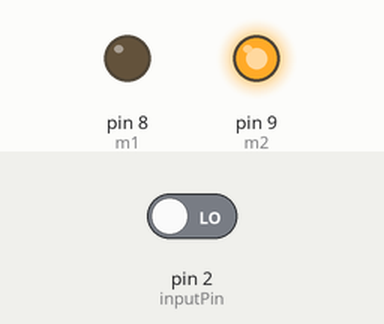
The sketch below on a simulated Arduino Uno, built with avr-gcc and run on an emulated ATmega328P. Parts: output pins drawn as LEDs (lit = HIGH). The test bench sets the inputs (shaded band); at power-on: pin 2 (inputPin) LOW.

Above: at 1.2 s.
1.3 s: pin 2 (inputPin) driven HIGH
At 2.3 s:
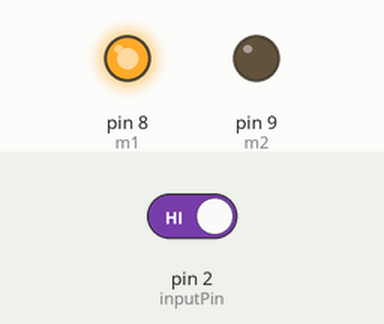
2.8 s: pin 2 (inputPin) driven LOW
At 6.5 s:
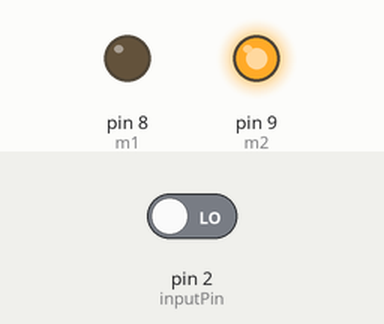
Timing chart, 0 to 8.0 s (numbered marks = the images above; inputs shaded):
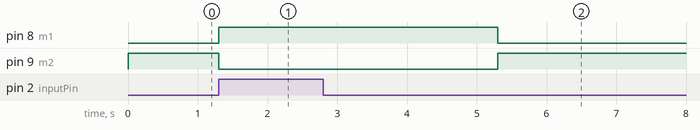

Measured:
- after the input at 1.3 s, pin 8 (m1): LOW → HIGH at once; pin 9 (m2): HIGH → LOW at once
- after the input at 2.8 s, pin 8 (m1): HIGH → LOW after 2.5 s; pin 9 (m2): LOW → HIGH after 2.5 s

The sketch:

aRDUINO_GERBANG_SERIAL.ino
```cpp
int m1 = 8;
int m2 = 9;

int inputPin = 2;
int val = 0;

void setup()
{
  pinMode(m1, OUTPUT);
  pinMode(m2, OUTPUT);
  pinMode(inputPin, INPUT);
}

void loop()
{
  val = digitalRead(inputPin);
  if (val == HIGH)
  {
    digitalWrite(m1, HIGH);
    digitalWrite(m2, LOW);
    delay(4000);
  }
  else
  {

    digitalWrite(m1, LOW);
    digitalWrite(m2, HIGH);
    //delay(3000);
    //digitalWrite(m1, LOW);
    //digitalWrite(m2, LOW);


  }

}
```
